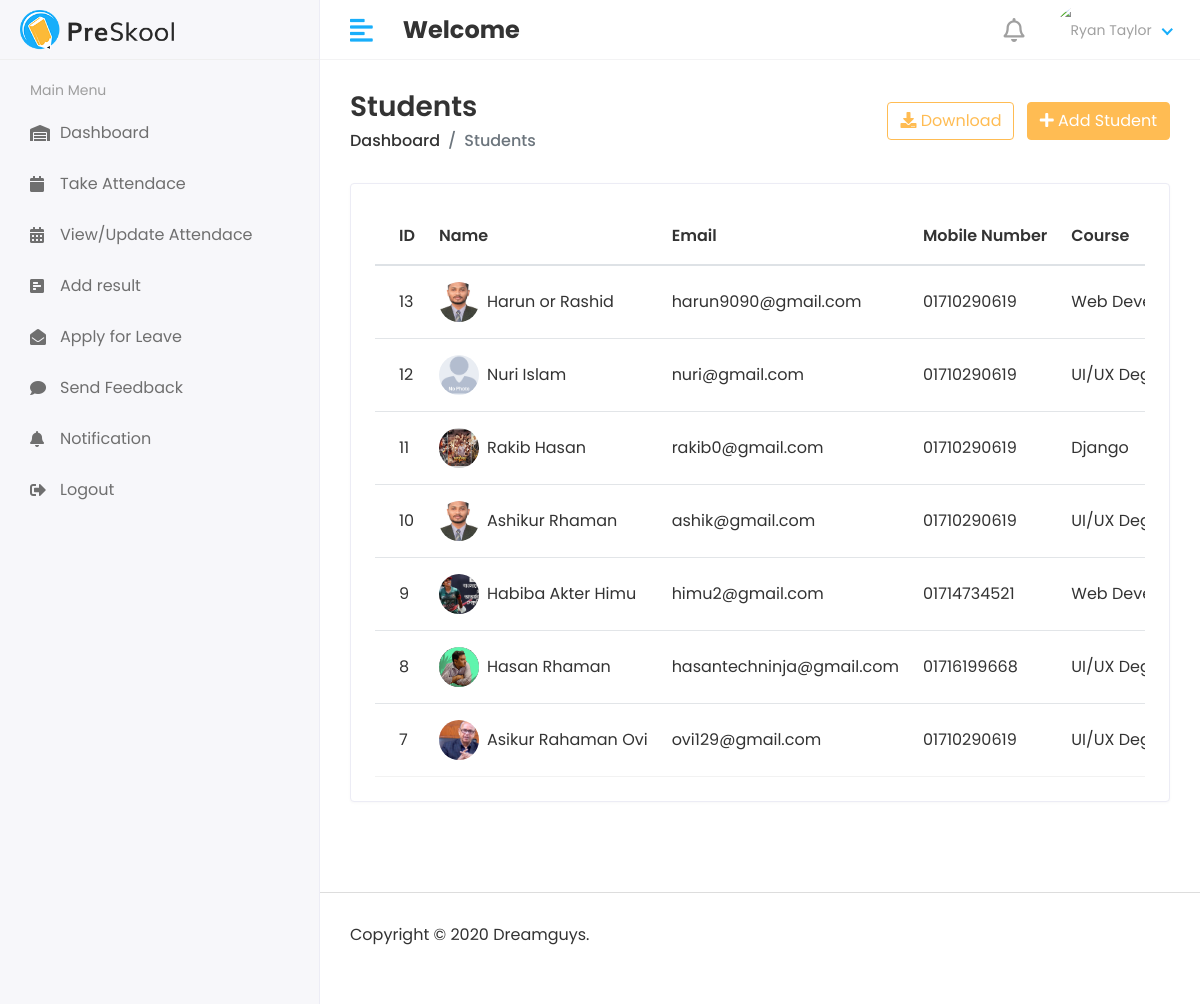
Page /hode/viewStuent/ on the committed database.
### App/models.py (models this page shows, shortened)
class Student(models.Model):
    admin=models.OneToOneField(CustomUser, on_delete=models.CASCADE)
    address=models.TextField()
    gender=models.CharField(max_length=50)
    religion=models.CharField( max_length=50)
    dateOfBrith=models.DateTimeField( auto_now_add=False)
    course_id=models.ForeignKey(Course, on_delete=models.CASCADE)
    session_year=models.ForeignKey(session_year, on_delete=models.CASCADE)
    create_at=models.DateTimeField( auto_now_add=False)
    update_at=models.DateTimeField( auto_now=True)
    phone=models.CharField( max_length=50,blank=True,null=True)

class CustomUser(AbstractUser):
    USER=(
        (1, 'HOD'),
        (2, 'STAFF'),
        (3, 'STUDENT'),
    )
    user_type=models.CharField(choices=USER, max_length=50,default=1,blank=True,null=True)
    profile_pic=models.ImageField( upload_to='profile pic',blank=True,null=True)

class Course(models.Model):
    name=models.CharField( max_length=50)
    created_date=models.DateField( auto_now_add=True)
    update_date=models.DateField( auto_now=True)

### App/hod_views.py (the view)
# urls.py: path('hode/viewStuent/',hod_views.StuddentView,name='viewStudent'),
def StuddentView(request):
    studdent=Student.objects.all().order_by('-id')
    context={
        'student':studdent
    }
    return render(request,'hod/view_student.html',context)

### App/context_processors.py (called while the page is built)
def StafViewNotification(request):
    c = 0
    if request.user.is_authenticated:
        staf = Staf.objects.filter(admin=request.user.id)
        for i in staf:
            staf_id = i.id
            notifications = stafNotificatuion.objects.filter(staf_id=staf_id, status=0)
            c += notifications.count()  #
    return {'c': c}

### templates/hod/view_student.html (shortened to what this page needs)
{% extends "base.html" %}
{% load static %}
{% block content %}
<div class="page-wrapper">
    <div class="content container-fluid">
        <div class="page-header">
            <div class="row align-items-center">
                <div class="col">
                    <h3 class="page-title">Students</h3>
                    <ul class="breadcrumb">
                        <li class="breadcrumb-item"><a href="index.html">Dashboard</a></li>
                        <li class="breadcrumb-item active">Students</li>
                    </ul>
                </div>
                <div class="col-auto text-right float-right ml-auto">
                    <a href="javascript:void(0);" id="download-png" class="btn btn-outline-primary mr-2">
                        <i class="fas fa-download"></i> Download
                    </a>
                    <a href="{% url 'addstudent' %}" class="btn btn-primary"><i class="fas fa-plus"></i> Add Student</a>
                </div>
            </div>
        </div>
        <div class="row">
            <div class="col-sm-12">
                <div class="card card-table">
                    <div class="card-body">
                        <div class="table-responsive">
                            <table id="table_id" class="table table-hover table-center mb-0">
                                <thead>
                                    <tr>
                                        <th>ID</th>
                                        <th>Name</th>
                                        <th>Email</th>
                                        <th>Mobile Number</th>
                                        <th>Course</th>
                                    </tr>
                                </thead>
                                <tbody>
                                    {% for s in student %}
                                        <tr>
                                            <td>{{ s.id }}</td>
                                            <td>
                                                <h2 class="table-avatar">
                                                    {% if s.admin.profile_pic %}
                                                        <a href="student-details.html" class="avatar avatar-sm mr-2">
                                                            <img class="avatar-img rounded-circle" src="{{ s.admin.profile_pic.url }}" alt="User Image">
                                                        </a>
                                                    {% else %}
                                                        <a href="student-details.html" class="avatar avatar-sm mr-2">
                                                            <img class="avatar-img rounded-circle" src= "{% static "assets/img/no-photo-icon-22 copy.png" %}"  alt="Default Image">
                                                        </a>
                                                    {% endif %}
                                                    <a href="{% url "student_details" s.id %}">{{ s.admin.first_name }} {{ s.admin.last_name }}</a>
                                                </h2>
                                            </td>
                                            <td>{{ s.admin.email }}</td>
                                            <td>{{ s.phone }}</td>
                                            <td>{{ s.course_id.name }}</td>
                                        </tr>
                                    {% endfor %}
                                </tbody>
                            </table>
                        </div>
                    </div>
                </div>
            </div>
        </div>
    </div>
</div>
{% endblock content %}

### static/assets/css/style.css (style rules this page uses)
html { height: 100%; }
body { background-color: #fff; color: #333; font-family: 'Poppins', sans-serif; font-size: 1rem; height: 100%; line-height: 1.5; overflow-x: hidden; }
h1, h2, h3, h4, h5, h6 { font-family: 'Poppins', sans-serif; margin-top: 0; }
a { color: #009ce7; }
input, button, a { transition: all 0.4s ease; -moz-transition: all 0.4s ease; -o-transition: all 0.4s ease; -ms-transition: all 0.4s ease; -webkit-transition: all 0.4s ease; }
ul, ol { padding: 0px; list-style: none; }
.table { color: #333; max-width: 100%; margin-bottom: 0; width: 100%; }
table.table td h2 { display: inline-block; font-size: inherit; font-weight: 400; margin: 0; padding: 0; vertical-align: middle; }
table.table td h2.table-avatar { align-items: center; display: inline-flex; font-size: inherit; font-weight: 400; margin: 0; padding: 0; vertical-align: middle; white-space: nowrap; }
table.table td h2 a { color: #333; }
.table thead tr th { font-weight: 600; }
.table tbody tr { border-bottom: 1px solid rgba(0, 0, 0, 0.05); }
.table.table-center td, .table.table-center th { vertical-align: middle; }
.card-table .card-body .table > thead > tr > th { border-top: 0; }
.card-table .card-body .table tr td:first-child, .card-table .card-body .table tr th:first-child { padding-left: 1.5rem; }
.card-table .table td, .card-table .table th { border-top: 1px solid #e2e5e8; padding: 1rem 0.75rem; white-space: nowrap; }
.btn-primary { background-color: #FFBC53; border: 1px solid #FFBC53; }
.btn-outline-primary { color: #FFBC53; border-color: #FFBC53; }
.card { border: 1px solid #ececf5; box-shadow: 0 1px 3px 0 rgba(0, 0, 0, 0.03); margin-bottom: 1.875rem; }
.card-body { padding: 1.5rem; }
.avatar { position: relative; display: inline-block; width: 3rem; height: 3rem }
.avatar > img { width: 100%; height: 100%; -o-object-fit: cover; object-fit: cover; }
.avatar-sm { width: 2.5rem; height: 2.5rem; }
.page-wrapper { margin-left: 320px; padding-top: 60px; position: relative; transition: all 0.4s ease; }
.page-wrapper > .content { padding: 1.875rem 1.875rem 0; }
.page-header { margin-bottom: 1.875rem; }
.page-header .breadcrumb { background-color: transparent; color: #6c757d; font-size: 1rem; font-weight: 500; margin-bottom: 0; padding: 0; }
.page-header .breadcrumb a { color: #333; }
.page-title { font-size: 28px; font-weight: 600; color: #333; margin-bottom: 5px; }

### rows in the picture
Student: id "13", admin.profile_pic (picture), admin.first_name "Harun", admin.last_name "or Rashid", admin.email "harun9090@gmail.com", phone "01710290619", course_id.name "Web…"
Student: id "12", admin.first_name "Nuri", admin.last_name "Islam", admin.email "nuri@gmail.com", phone "01710290619", course_id.name "UI/UX…"
Student: id "11", admin.profile_pic (picture), admin.first_name "Rakib", admin.last_name "Hasan", admin.email "rakib0@gmail.com", phone "01710290619", course_id.name "Django"
Student: id "10", admin.profile_pic (picture), admin.first_name "Ashikur", admin.last_name "Rhaman", admin.email "ashik@gmail.com", phone "01710290619", course_id.name "UI/UX…"
Student: id "9", admin.profile_pic (picture), admin.first_name "Habiba Akter", admin.last_name "Himu", admin.email "himu2@gmail.com", phone "01714734521", course_id.name "Web…"
Student: id "8", admin.profile_pic (picture), admin.first_name "Hasan", admin.last_name "Rhaman", admin.email "hasantechninja@gmail.com", phone "01716199668", course_id.name "UI/UX…"
Student: id "7", admin.profile_pic (picture), admin.first_name "Asikur Rahaman", admin.last_name "Ovi", admin.email "ovi129@gmail.com", phone "01710290619", course_id.name "UI/UX…"
